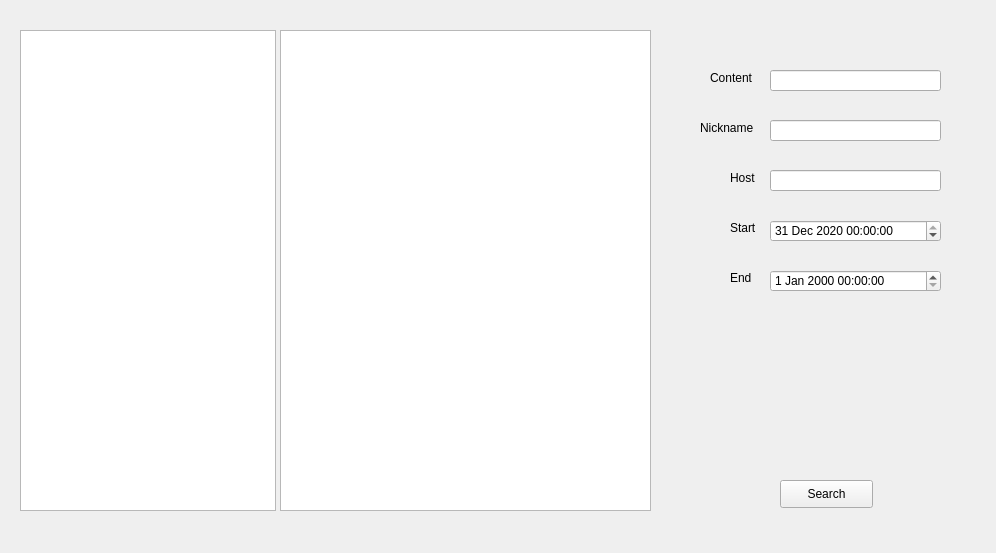
<?xml version="1.0" encoding="UTF-8"?>
<ui version="4.0">
 <class>HistoryForm</class>
 <widget class="QWidget" name="HistoryForm">
  <property name="geometry">
   <rect>
    <x>0</x>
    <y>0</y>
    <width>996</width>
    <height>553</height>
   </rect>
  </property>
  <property name="windowTitle">
   <string>History</string>
  </property>
  <widget class="QListWidget" name="sessionList">
   <property name="geometry">
    <rect>
     <x>20</x>
     <y>30</y>
     <width>256</width>
     <height>481</height>
    </rect>
   </property>
  </widget>
  <widget class="QTextBrowser" name="messageDisplay">
   <property name="geometry">
    <rect>
     <x>280</x>
     <y>30</y>
     <width>371</width>
     <height>481</height>
    </rect>
   </property>
   <property name="font">
    <font>
     <pointsize>9</pointsize>
    </font>
   </property>
  </widget>
  <widget class="QLineEdit" name="contentField">
   <property name="geometry">
    <rect>
     <x>770</x>
     <y>70</y>
     <width>171</width>
     <height>21</height>
    </rect>
   </property>
  </widget>
  <widget class="QPushButton" name="searchButton">
   <property name="geometry">
    <rect>
     <x>780</x>
     <y>480</y>
     <width>93</width>
     <height>28</height>
    </rect>
   </property>
   <property name="text">
    <string>Search</string>
   </property>
  </widget>
  <widget class="QLabel" name="label">
   <property name="geometry">
    <rect>
     <x>710</x>
     <y>70</y>
     <width>56</width>
     <height>16</height>
    </rect>
   </property>
   <property name="text">
    <string>Content</string>
   </property>
  </widget>
  <widget class="QLabel" name="label_2">
   <property name="geometry">
    <rect>
     <x>700</x>
     <y>120</y>
     <width>61</width>
     <height>16</height>
    </rect>
   </property>
   <property name="text">
    <string>Nickname</string>
   </property>
  </widget>
  <widget class="QLineEdit" name="nicknameField">
   <property name="geometry">
    <rect>
     <x>770</x>
     <y>120</y>
     <width>171</width>
     <height>21</height>
    </rect>
   </property>
  </widget>
  <widget class="QDateTimeEdit" name="dateTimeStart">
   <property name="geometry">
    <rect>
     <x>770</x>
     <y>220</y>
     <width>171</width>
     <height>22</height>
    </rect>
   </property>
   <property name="dateTime">
    <datetime>
     <hour>0</hour>
     <minute>0</minute>
     <second>0</second>
     <year>2020</year>
     <month>12</month>
     <day>31</day>
    </datetime>
   </property>
   <property name="date">
    <date>
     <year>2020</year>
     <month>12</month>
     <day>31</day>
    </date>
   </property>
  </widget>
  <widget class="QDateTimeEdit" name="dateTimeEnd">
   <property name="geometry">
    <rect>
     <x>770</x>
     <y>270</y>
     <width>171</width>
     <height>22</height>
    </rect>
   </property>
  </widget>
  <widget class="QLabel" name="label_3">
   <property name="geometry">
    <rect>
     <x>730</x>
     <y>220</y>
     <width>56</width>
     <height>16</height>
    </rect>
   </property>
   <property name="text">
    <string>Start</string>
   </property>
  </widget>
  <widget class="QLabel" name="label_4">
   <property name="geometry">
    <rect>
     <x>730</x>
     <y>270</y>
     <width>56</width>
     <height>16</height>
    </rect>
   </property>
   <property name="text">
    <string>End</string>
   </property>
  </widget>
  <widget class="QLabel" name="label_5">
   <property name="geometry">
    <rect>
     <x>730</x>
     <y>170</y>
     <width>56</width>
     <height>16</height>
    </rect>
   </property>
   <property name="text">
    <string>Host</string>
   </property>
  </widget>
  <widget class="QLineEdit" name="hostField">
   <property name="geometry">
    <rect>
     <x>770</x>
     <y>170</y>
     <width>171</width>
     <height>21</height>
    </rect>
   </property>
  </widget>
 </widget>
 <layoutdefault spacing="6" margin="11"/>
 <resources/>
 <connections/>
</ui>
